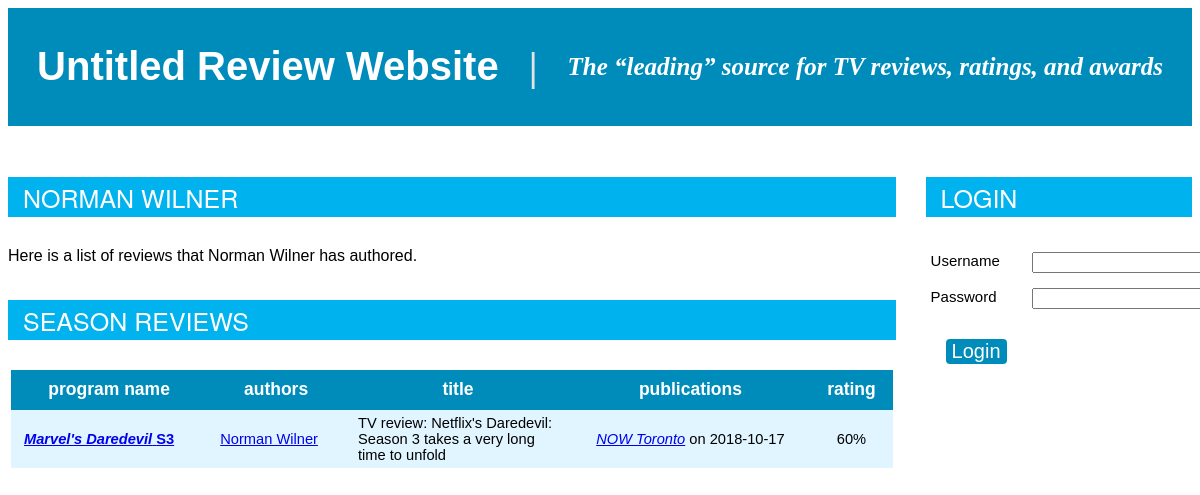
Page /scripts/critic.php?id=3 on the committed database.
### tables this page shows
CREATE TABLE IF NOT EXISTS Review
	(reviewID INTEGER PRIMARY KEY AUTO_INCREMENT, 
	rating DOUBLE, 
	progID INTEGER, 
    serialID INTEGER,
	seasonID INTEGER,
    FOREIGN KEY(progID)
		REFERENCES Program(progID)
        ON DELETE CASCADE
        ON UPDATE CASCADE,
	FOREIGN KEY(serialID, seasonID)
		REFERENCES Season(serialID, seasonID)
        ON DELETE CASCADE
        ON UPDATE CASCADE
);

CREATE TABLE IF NOT EXISTS Serial
	(serialID INTEGER PRIMARY KEY AUTO_INCREMENT, 
	name VARCHAR(50)
);

CREATE TABLE IF NOT EXISTS Season
	(serialID INTEGER, 
	seasonID INTEGER, 
	orderingPlatformID INTEGER,
	announceDate DATE, 
	renewed BOOL,
	PRIMARY KEY(serialID, seasonID),
	FOREIGN KEY(serialID)
		REFERENCES Serial(serialID)
		ON DELETE CASCADE
		ON UPDATE CASCADE,
	FOREIGN KEY(orderingPlatformID)
		REFERENCES Platform(platformID)
		ON DELETE CASCADE
		ON UPDATE CASCADE
);

CREATE TABLE IF NOT EXISTS Critic
	(reviewerID INTEGER PRIMARY KEY AUTO_INCREMENT, 
	name VARCHAR(50)
);

CREATE TABLE IF NOT EXISTS CriticReview
	(reviewID INTEGER PRIMARY KEY, 
	title VARCHAR(250), 
	textExcerpt VARCHAR(1000),
	FOREIGN KEY(reviewID)
		REFERENCES Review(reviewID)
		ON DELETE CASCADE
		ON UPDATE CASCADE
);

CREATE TABLE IF NOT EXISTS Publishes
	(publicationName VARCHAR(40), 
	reviewID INTEGER, 
	date DATE,
	PRIMARY KEY(publicationName, reviewID),
	FOREIGN KEY(publicationName) 
		REFERENCES Publication(publicationName) 
		ON DELETE CASCADE
		ON UPDATE CASCADE,
	FOREIGN KEY(reviewID) 
		REFERENCES CriticReview(reviewID) 
		ON DELETE CASCADE
		ON UPDATE CASCADE
);

### scripts/critic.php (the view, shortened to what this page needs)
<html>
	<head>
		<link href="style.css" rel="stylesheet" type="text/css">
		<div id="top">
			<a class="header-link" href="<?php echo "http://" . $_SERVER['HTTP_HOST']; ?>"><h1>Untitled Review Website</h1></a>
			<span class="separator"><b>|</b></span>
			<h2>The “leading” source for TV reviews, ratings, and awards</h2>
		</div>
	</head>
	<body>
		<div class="column-left">
<?php
$servername = "localhost:3306";
$username = "application";
$password = "applicationPASSWORD";
$dbname = "untitled_review_website";
echo "<span class=\"content-header\"><h3>" . $_GET['name'] . "</h3></span>";
$conn = new mysqli($servername, $username, $password, $dbname);
if ($conn->connect_error) {
	$error = true;
} else {
	$seasonSql = "SELECT R.reviewID, S.serialID, SE.name AS showName, S.seasonID, CR.title, R.rating
					FROM Review R
					JOIN CriticReview CR ON R.reviewID = CR.reviewID
					JOIN CriticWrites CW ON R.reviewID = CW.reviewID
					JOIN Critic C ON CW.reviewerID = C.reviewerID
					JOIN Season S ON R.serialID = S.serialID AND R.seasonID = S.seasonID
					JOIN Serial SE ON S.serialID = SE.serialID
					LEFT JOIN Publishes PU
					ON PU.reviewID = R.reviewID
					WHERE C.reviewerID = " . $_GET['id'] . "
					GROUP BY R.reviewID
					ORDER BY date DESC";
	$seasonResult = $conn->query($seasonSql);
	$programSql = "SELECT R.reviewID, R.progID, ES.serialID, ES.name AS showName,
					ES.seasonID, ES.epID, P.name AS programName, R.rating, CR.title
					FROM Review R
					JOIN CriticReview CR ON R.reviewID = CR.reviewID
					JOIN CriticWrites CW ON R.reviewID = CW.reviewID
					JOIN Critic C ON CW.reviewerID = C.reviewerID
					JOIN Program P ON R.progID = P.progID
					LEFT JOIN (SELECT E.progID, E.serialID, E.seasonID, E.epID, S.name
						FROM Episode E
						LEFT JOIN Serial S
						ON S.serialID = E.serialID) ES
					ON ES.progID = P.progID
					LEFT JOIN Publishes PU
					ON PU.reviewID = R.reviewID
					WHERE C.reviewerID = " . $_GET['id'] . "
					GROUP BY R.reviewID
					ORDER BY date DESC";
	$programResult = $conn->query($programSql);
	$type = "Season";
	$result = $seasonResult;
	if ($seasonResult->num_rows > 0 || $programResult->num_rows > 0) {
		echo "<p>Here is a list of reviews that " . $_GET['name'] . " has authored.</p>";
		for ($i=1; $i<=2; $i++) {
			if ($result->num_rows > 0) {
				echo "<span class=\"content-header\"><h3>" . $type . " Reviews</h3></span>
						<table align=\"center\" class=\"listing\">
							<tr>
								<th>Program Name</th>
								<th>Authors</th>
								<th>Title</th>
								<th>Publications</th>
								<th>Rating</th>
							</tr>";
				while ($row = $result->fetch_assoc()) {
					if ($row["programName"] == null) {
						$showLink = "http://" . $_SERVER['HTTP_HOST']. "/season?serialID=" . $row["serialID"] . "&seasonID=" . $row["seasonID"];
						$showDescriptor = "";
						$showTitle = "<a href=\"" . $showLink . "\"><b><i>" . $row["showName"] . "</i> S" . $row["seasonID"] . "</b></a>";
					}
					echo "<tr class=\"table-entry\">
							<td>" . $showDescriptor . $showTitle . "</td>
							<td>";
					$authorSql = "SELECT C.reviewerID, C.name
									FROM Critic C, CriticWrites CW
									WHERE C.reviewerID = CW.reviewerID
										AND CW.reviewID = " . $row["reviewID"];
					$authorResult = $conn->query($authorSql);
					while ($innerRow = $authorResult->fetch_assoc()) {
						echo "<p><a href=\"http://" . $_SERVER['HTTP_HOST'] . "/critic?id=" . $innerRow['reviewerID'] . "\">
								" . $innerRow['name'] . "</p>";
					}
					echo "</td>
							<td style=\"width:200px\">" . $row['title'] . "</td>
							<td align=\"center\">";
					$pubSql = "SELECT publicationName, date
								FROM Publishes
								WHERE reviewID = " . $row["reviewID"];
					$pubResult = $conn->query($pubSql);
					while ($innerRow = $pubResult->fetch_assoc()) {
						echo "<p><i><a href=\"http://" . $_SERVER['HTTP_HOST'] . "/publication?id=" . $innerRow['publicationName'] . "\">
							" . $innerRow['publicationName'] . "</a></i> on " . $innerRow['date'] . "</p>";
					}
					echo "</td>
							<td align=\"center\">" . $row['rating'] . "%</td>
						  </tr>";
				}
				echo "</table>";
			}
			$type = "Program";
			$result = $programResult;
		}
	} else {
		$error = true;
	}
}
?>
		</div>
		<div class="column-right">
<?php
$criticID = isset($_GET['id']) ? $_GET['id'] : $_POST['id'];
if (isset($_SESSION['logged_in']) && !isset($_POST['logout'])) {
	$user_descriptor = "<b>" . $_SESSION['username'] . "</b>";
	if (isset($_SESSION['is_critic']) && $_SESSION['is_critic']) {
		$servername = "localhost:3306";
		$username = "application";
		$password = "applicationPASSWORD";
		$dbname = "untitled_review_website";
		$conn = new mysqli($servername, $username, $password, $dbname);
		if (!$conn->connect_error) {
			$sql = "SELECT name FROM Critic WHERE dbUsername = '" . $_SESSION['username'] . "'";
			$result = $conn->query($sql);
			if ($result->num_rows > 0) {
				$row = $result->fetch_assoc();
				$user_descriptor = "<b>" . $row['name'] . "</b> (" . $_SESSION['username'] . ")";
			}
		}
		$conn->close();
	}
	echo "<div id=\"account\">
			<span class=\"content-header\"><h3>Account</h3></span>
					<p>Welcome, " . $user_descriptor . "</b>!</p>";
	if (isset($_SESSION['is_critic']) && $_SESSION['is_critic']) {
		echo "<p>Search for a program to add a review to, or click
			<a href=\"http://" . $_SERVER['HTTP_HOST'] . "/critic_management\">here</a>
			to view and update your reviews.</p>";
	}
	if(isset($_SESSION['is_admin']) && $_SESSION['is_admin']) {
		echo "<p>Click <a href=\"http://" . $_SERVER['HTTP_HOST'] . "/admin_management\">here</a>
			to add data to the review website database.</p>";
	}
	echo "<form action=\"" . $_SERVER['PHP_SELF'] . "\" method=\"post\">
			<input type=\"hidden\" name=\"id\" value=\"" . $criticID . "\">
			<button type=\"submit\" name=\"logout\">Logout</button>
		  </form>
		  </div>";
} else {
	echo "<div id=\"login-form\">
		  <span class=\"content-header\"><h3>Login</h3></span>
		  <form action=\"" . $_SERVER['PHP_SELF'] . "\" method=\"post\">
			<input type=\"hidden\" name=\"id\" value=\"" . $criticID . "\">
			<table class=\"plain\">
				<tr>
					<td>Username</td>
					<td><input type=\"text\" name=\"username\"
						value=\"" . (isset($_POST['username']) ? $_POST['username'] : '') . "\"</td>
				</tr>
				<tr>
					<td>Password</td>
					<td><input type=\"password\" name=\"password\"
						value=\"" . (isset($_POST['password']) ? $_POST['password'] : '') . "\"</td>
				</tr>
				<tr>
					<td><button type=\"submit\" name=\"login\">Login</button></td>
				</tr>
			</table>
		  </form>";
}
?>
			  </div>
	</body>
</html>

### scripts/style.css (style rules this page uses)
html { overflow-y:scroll; }
#top { background-color:#008cbb; clear:both; display:flex; align-items:center; justify-content:center; height:15%; width:auto; margin:0px 0px 16px 0px; }
.column-left { float:left; width:75%; }
.column-right { float:right; width:22.5%; }
.content-header { background-color:#00B2EE; clear:both; margin-top:35px; margin-bottom:30px; display:block; padding-left:15px; line-height:40px; }
.separator { color:#e3e3e3; font-size:40; display:inline; margin-left:30px; margin-right:30px; }
h1 { color:white; font-size:40; font-family:sans-serif; display:inline; }
h2 { color:white; font-size:25; display:inline; font-style:italic; font-family:serif; }
h3 { color:white; font-size:25; display:inline; font-family:"HelveticaNeue-Light", "Helvetica Neue Light", "Helvetica Neue", Helvetica, Arial, "Lucida Grande", sans-serif; font-weight:200; text-transform:uppercase; }
p { font-family:sans-serif; }
table.plain { font-family:sans-serif; border-collapse:collapse; font-size:15; padding:30px; }
table.plain th, table.plain td { padding:5px; padding-bottom:10px; vertical-align:top; }
table.listing { clear:both; width:73.5vw; font-family:sans-serif; border-collapse:collapse; font-size:11pt; margin-bottom:30px; }
table.listing th { background-color:#008cbb; color:white; text-align:center; padding:0px 13px 0px 13px; text-transform:lowercase; font-size:17.5px; }
table.listing tr { height:45px; }
table.listing tr:nth-child(1) { height:40px; }
table.listing tr:nth-child(even) { background-color:#e0f5ff; }
table.listing tr:nth-child(odd) { background-color:white; }
table.listing td { padding:5px 13px 5px 13px; }
.table-entry { height:40px; }
.header-link { text-decoration:none; }
button, input[type=button] { background-color:#008cbb; border:none; color:white; border-radius:4px; font-size:20; margin:15px; }

### rows in the picture
review: serial.name "Marvel's Daredevil", season.seasonID "3", criticreview.title "TV review: Netflix's Daredevil: Season 3 takes a very long time to unfold", rating "60"
critic: name "Norman Wilner"
publishes: publicationName "NOW Toronto", date "2018-10-17"

### other values in the picture
$_GET['name'] "NORMAN WILNER"
$_GET['name'] "Norman Wilner"
